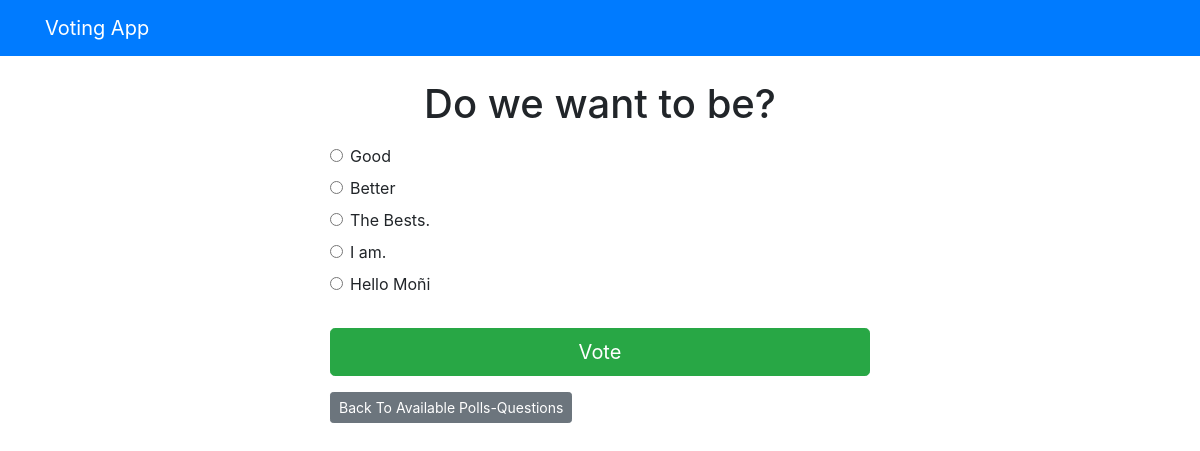
The app's page /polls/2/ with its own data.
### polls/models.py (models this page shows, shortened)
class Question(models.Model):
    question_text = models.CharField(max_length=200)
    publish_date = models.DateTimeField('date published')

class Choice(models.Model):
    question = models.ForeignKey(Question, on_delete=models.CASCADE)
    choice_text = models.CharField(max_length=200)
    votes = models.IntegerField(default=0)

### polls/views.py (the view)
# urls.py: path('<int:question_id>/', views.detail, name='detail'),
def detail(request,question_id):
    try:
        question = Question.objects.get(pk=question_id)
    except Question.DoesNotExit:
        raise Http400("Question does not exist!")
    return render(request,'polls/detail.html', {'question': question})

### templates/polls/detail.html (shortened to what this page needs)
{% extends 'base.html' %}
{% block content %}
<h1 class="text-center mb-3">{{ question.question_text }}</h1>
<form action="{% url 'polls:vote' question.id %}" method="post">
    {% for choice in question.choice_set.all %}
		<div class="form-check">
			<input
				type="radio"
				name="choice"
				class="form-check-input"
				id="choice{{ forloop.counter }}"
				value="{{ choice.id }}"
            />
			<label for="choice{{ forloop.counter }}">{{ choice.choice_text }}</label
			>
		</div>
    {% endfor %}
	<input type="submit" value="Vote" class="btn btn-success btn-lg btn-block mt-4" />
</form>
<a class="btn btn-secondary btn-sm mb-3" href="{% url 'polls:index' %}">Back To Available Polls-Questions</a>
{% endblock %}

### records on screen
Question: question_text "Do we want to be?"
Choice: choice_text "Good"
Choice: choice_text "Better"
Choice: choice_text "The Bests."
Choice: choice_text "I am."
Choice: choice_text "Hello Moñi"
